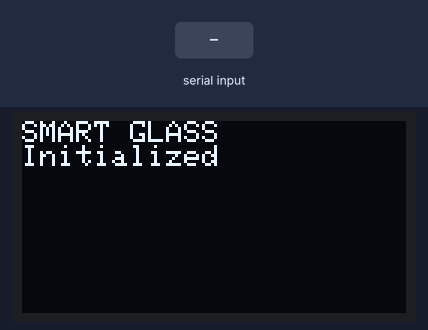
This sketch was run on a simulated Arduino Uno, built with avr-gcc and run on an emulated ATmega328P. On the bench: 128×64 one-colour display. Inputs (shaded band) come from the test bench. What the sketch prints to the serial monitor is not drawn.

Above: at 0.1 s.
6.3 s: "1\n" received over Serial
At 8.7 s:
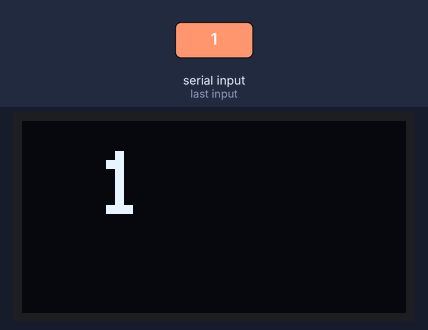
At 23.4 s:
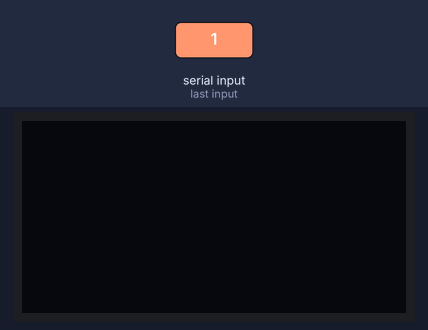
Timing chart, 0 to 23.9 s (numbered marks = the images above; inputs shaded):
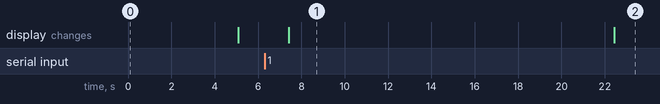

The sketch:

smart_glass.ino
```cpp
#include <Wire.h>
#include <Adafruit_SSD1306.h>
#include <Adafruit_GFX.h>

// OLED display TWI address
#define OLED_ADDR   0x3C

Adafruit_SSD1306 display(-1);

String data;            //Variable for storing received data
void setup()
{
    Serial.begin(9600);   //Sets the baud for serial data transmission
    display.begin(SSD1306_SWITCHCAPVCC, OLED_ADDR);
    display.clearDisplay();
    display.setTextSize(1);
    display.setTextColor(WHITE);
    display.setCursor(0,0);
    display.print("SMART GLASS          Initialized");

    display.display();
     delay(5000);
      display.clearDisplay();
      display.display();

}

void loop() {
  // put your main code here, to run repeatedly:

  if(Serial.available() > 0)      // Send data only when you receive data:
  {
      data = Serial.readString();        //Read the incoming data & store into data
      Serial.print(data);          //Print Value inside data in Serial monitor
      Serial.print("\n");

      Serial.print("Sending to screen\n");
      delay(50);
      display.begin(SSD1306_SWITCHCAPVCC, OLED_ADDR);
      display.clearDisplay();
      display.setTextSize(3);
      display.setTextColor(WHITE);
      display.setCursor(25,10);

      display.print(data);
      display.display();
      Serial.print("Sent to screen\n");
      delay(15000);
      display.clearDisplay();
      display.display();


   }


}
```

Measured:
- after the input at 6.3 s, the display: changes after 1.1 s (image 1)
- what the display in image 1 shows lasts 15.0 s, from 7.4 s to 22.4 s
